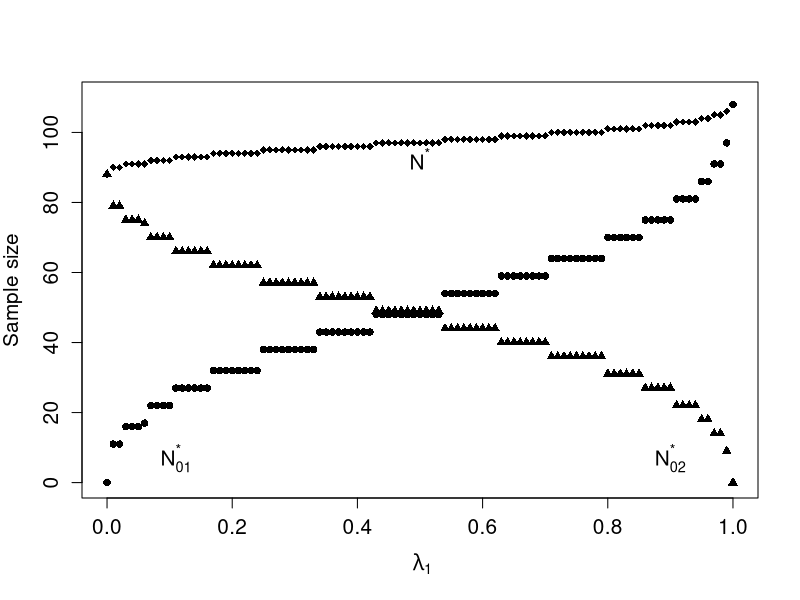

Here is the R script that generated this plot:
#####################################################################################################################################
### optimal sample sizes per treatment condition in an incompelte within subject design with treatment combinations 01 and 02
### Author: Mirjam Moerbeek
### last update: January 11, 2023
#####################################################################################################################################

### cost constraint
C.s=500
C.0=000
C.1=423.6
C.2=635.4
C.s01=C.s+C.0+C.1
C.s02=C.s+C.0+C.2
B=100000

### covariance matrix of repeated measures within a subject
var.0=100
var.1=125
var.2=150
covar.01=0.3*sqrt(var.0*var.1)
covar.02=0.3*sqrt(var.0*var.2)
covar.12=0.3*sqrt(var.1*var.2)
D=matrix(c(var.0,covar.01,covar.02,covar.01,var.1,covar.12,covar.02,covar.12,var.2),nrow=3)

### design matrices and covariance matrix of responses for complete design
X.012=diag(3)
Z.012=diag(3)
V.012=Z.012%*%D%*%t(Z.012)

### design matrices and covariance matrix of responses for incomplete design: treatment combination placebo and treatment 1
X.01=X.012[1:2,]
Z.01=Z.012[1:2,]
V.01=Z.01%*%D%*%t(Z.01)

### design matrices and covariance matrix of resonses for incomplete design: treatment combination placebo and treatment 2
X.02=X.012[c(1,3),]
Z.02=Z.012[c(1,3),]
V.02=Z.02%*%D%*%t(Z.02)

### objective function for compound optimal design
criterion=function(x)
{
  # calculate covariance matrix of means 
  covmat=solve(x[1]* t(X.01)%*%solve(V.01)%*%X.01 + x[2]* t(X.02)%*%solve(V.02)%*%X.02)
 
  # calculate variances of both contrasts 
  a.01=c(1,-1,0)
  var.contrast.01=t(a.01)%*%covmat%*%a.01
  a.02=c(1,0,-1)
  var.contrast.02=t(a.02)%*%covmat%*%a.02
  
  # objective function
  criterion=lambda.01*var.contrast.01+lambda.02*var.contrast.02
  criterion
}

#####################################################################################################################################
### plot with sample sizes as a function of lambda_1
#####################################################################################################################################

lambda1.vec=seq(0,1,length=101)
N1=rep(NA,101)
N2=rep(NA,101)
N=rep(NA,101)

for(jj in 2:100)
	{
	lambda.01=lambda1.vec[jj]
	lambda.02=1-lambda.01

	N.01.max=ceiling(B/C.s01)
	N.01.vector=seq(0,N.01.max)
	results.mat=matrix(NA,nrow=(N.01.max+1),ncol=5)

	for(ii in 2:(N.01.max-1))
	{
		N.01=N.01.vector[ii]
  		N.02=floor((B-C.s01*N.01)/C.s02)
  		costs=C.s01*N.01+C.s02*N.02
  		objective1=criterion(c(N.01,N.02))
  		results.mat[ii,]=c(N.01,N.02,N.01+N.02,costs,objective1)
	}

	# compound optimal design
	optdes=which.min(results.mat[,5])
	results.mat[optdes,]

	N1[jj]=results.mat[optdes,1]
	N2[jj]=results.mat[optdes,2]
	N[jj]=results.mat[optdes,3]
	}

N1[1]=0
N2[1]=floor(B/(C.s+C.0+C.2))

N1[101]=floor(B/(C.s+C.0+C.1))
N2[101]=0

N[1]=N1[1]+N2[1]
N[101]=N1[101]+N2[101]

dev.new(width=16/2.54, height=16/2.54)
plot(lambda1.vec,N1,ylim=c(0,110),pch=16,col="black",xlab=(~paste(lambda[1])),ylab="Sample size", cex.axis=1.25,cex.lab=1.25)
points(lambda1.vec,N2,pch=17,col="black")
points(lambda1.vec,N,pch=18,col="black")
text(0.11,7,expression(paste(N["01"]  ^"*" )),cex=1.25)
text(0.9,7,expression(paste(N["02"]  ^"*" )),cex=1.25)
text(0.5,92.5,expression(paste(N ^"*" )),cex=1.25)

#####################################################################################################################################
### evaluate all combinations of natural N.01 and N.02 for which budget constraint holds and calculate objective with lambda_1=0.75
#####################################################################################################################################

N.01.max=ceiling(B/C.s01)
N.01.vector=seq(0,N.01.max)
results.mat=matrix(NA,nrow=(N.01.max),ncol=5) # matrix to store results

for(ii in 2:(N.01.max-1))
{
  N.01=N.01.vector[ii]
  N.02=floor((B-C.s01*N.01)/C.s02)
  costs=C.s01*N.01+C.s02*N.02

  ### compound optimal design with lambda.01=0.75
  lambda.01=0.75
  lambda.02=1-lambda.01
  objective=criterion(c(N.01,N.02))

  ### store results in matrix	
  results.mat[ii,]=c(N.01,N.02,N.01+N.02,costs,objective)
}

#####################################################################################################################################
### derive compound optimal design with lambda_1=0.75 based on findings in previous step
#####################################################################################################################################

optdes=which.min(results.mat[,5])
results.mat[optdes,1:3]

#####################################################################################################################################
### calculate relative efficiency of uniform design versus compound optimal design with lambda_1=0.75
#####################################################################################################################################

# sample size in both treatment combinations
N.u=floor(B/(C.s01+C.s02))
costs=C.s01*N.u+C.s02*N.u

lambda.01=0.75
lambda.02=1-lambda.01
RE.1u=results.mat[optdes,5]/criterion(c(N.u,N.u))
round(RE.1u,3)

#####################################################################################################################################
### effect size as a function of power
#####################################################################################################################################

# variance of first contrast
lambda.01=1
lambda.02=1-lambda.01
variance01=criterion(c(64,36))

# variance of second contrast
lambda.01=0
lambda.02=1-lambda.01
variance02=criterion(c(64,36))

# effect size for first contrast for power=0.8 and type I error rate=0.05
ES01=(qnorm(0.95)+qnorm(0.8))*sqrt(variance01)

# effect size for second contrast for power=0.8 and type I error rate=0.05
ES02=(qnorm(0.95)+qnorm(0.8))*sqrt(variance02)

# standardized effect size for first contrast for power=0.8 and type I error rate=0.05
sd.pooled=sqrt(var.0/2+var.1/2)
ES01/sd.pooled

# standardized effect size for second contrast for power=0.8 and type I error rate=0.05
sd.pooled=sqrt(var.0/2+var.2/2)
ES02/sd.pooled

#####################################################################################################################################
### power as a function of a medium effect size (Cohen's d=0.5)
#####################################################################################################################################

# Cohen's d
d=0.5

# variance of first contrast
lambda.01=1
lambda.02=1-lambda.01
variance01=criterion(c(64,36))

# variance of second contrast
lambda.01=0
lambda.02=1-lambda.01
variance02=criterion(c(64,36))

# unstandardized effect size for first contrast
sd.pooled=sqrt(var.0/2+var.1/2)
ES01=d*sd.pooled

# unstandardized effect size for second contrast
sd.pooled=sqrt(var.0/2+var.2/2)
ES02=d*sd.pooled


# power for first contrast
pnorm(ES01/sqrt(variance01)-qnorm(0.95))

# power for second contrast
pnorm(ES02/sqrt(variance02)-qnorm(0.95))
